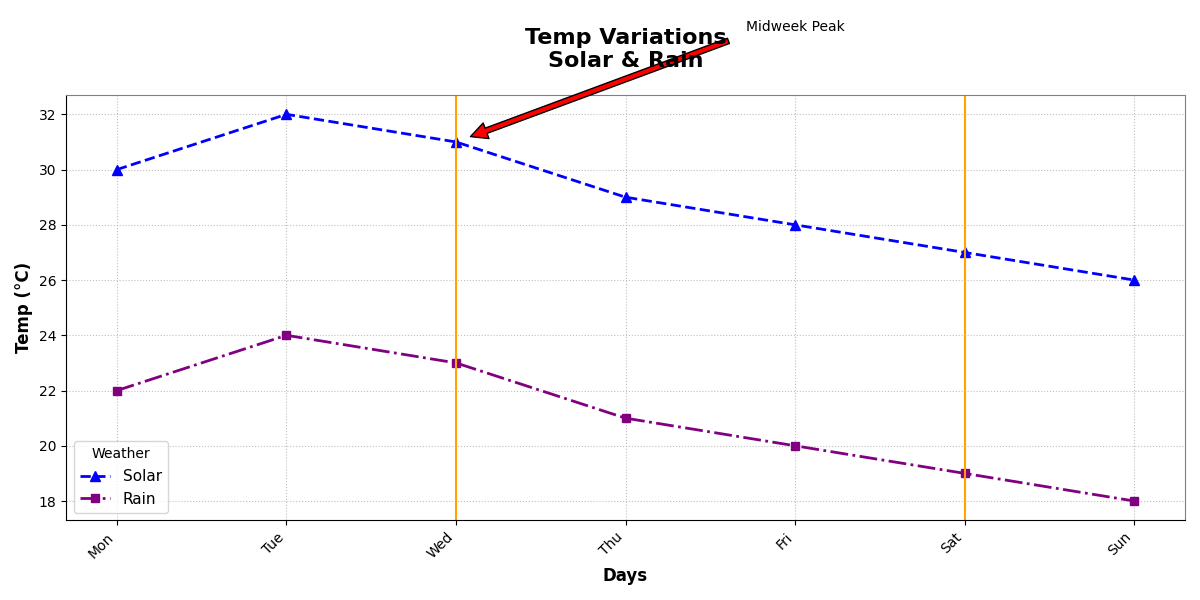

Reproduce this figure in Python.
import matplotlib.pyplot as plt
import numpy as np

days = ['Mon', 'Tue', 'Wed', 'Thu', 'Fri', 'Sat', 'Sun']
solar_temps = [30, 32, 31, 29, 28, 27, 26]
rain_temps = [22, 24, 23, 21, 20, 19, 18]

day_indices = np.arange(len(days))

fig, ax = plt.subplots(figsize=(12, 6))

ax.plot(day_indices, solar_temps, marker='^', markersize=7, color='blue', label='Solar', linestyle='--', linewidth=2)
ax.plot(day_indices, rain_temps, marker='s', markersize=6, color='purple', label='Rain', linestyle='-.', linewidth=2)

ax.set_title('Temp Variations\nSolar & Rain', fontsize=16, weight='bold', pad=20)
ax.set_xlabel('Days', fontsize=12, weight='bold')
ax.set_ylabel('Temp (°C)', fontsize=12, weight='bold')
ax.set_xticks(day_indices)
ax.set_xticklabels(days, rotation=45, ha='right')

ax.grid(visible=True, linestyle=':', alpha=0.8)
ax.spines['top'].set_color('gray')
ax.spines['right'].set_color('gray')

ax.legend(loc='lower left', fontsize=11, title='Weather')

highlight_days = [2, 5]
for day in highlight_days:
    ax.axvline(x=day, color='orange', linestyle='-', linewidth=1.5)

ax.annotate('Midweek Peak', xy=(2, 31), xytext=(4, 35),
            arrowprops=dict(facecolor='red', shrink=0.05), fontsize=10, ha='center')

plt.tight_layout()
plt.show()
